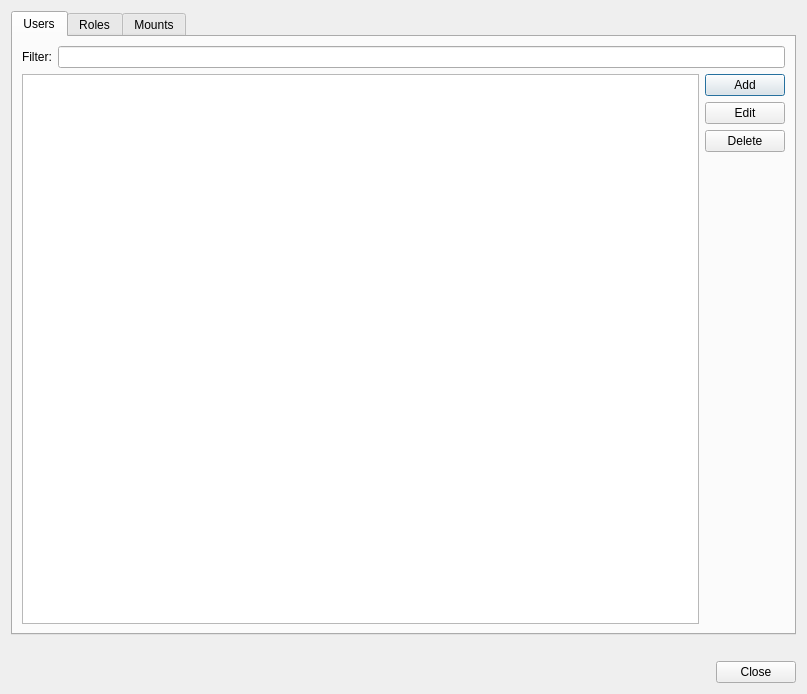
<?xml version="1.0" encoding="UTF-8"?>
<ui version="4.0">
 <class>DlgSettings</class>
 <widget class="QDialog" name="DlgSettings">
  <property name="geometry">
   <rect>
    <x>0</x>
    <y>0</y>
    <width>807</width>
    <height>694</height>
   </rect>
  </property>
  <property name="windowTitle">
   <string>Broker settings</string>
  </property>
  <layout class="QVBoxLayout" name="verticalLayout_7">
   <item>
    <widget class="QTabWidget" name="tabWidget">
     <property name="currentIndex">
      <number>0</number>
     </property>
     <widget class="QWidget" name="tab">
      <attribute name="title">
       <string>Users</string>
      </attribute>
      <layout class="QVBoxLayout" name="verticalLayout_6">
       <item>
        <layout class="QHBoxLayout" name="horizontalLayout_5">
         <item>
          <widget class="QLabel" name="label_3">
           <property name="text">
            <string>Filter:</string>
           </property>
          </widget>
         </item>
         <item>
          <widget class="QLineEdit" name="leUsersFilter"/>
         </item>
        </layout>
       </item>
       <item>
        <layout class="QHBoxLayout" name="horizontalLayout_6">
         <item>
          <widget class="QTableView" name="twUsers">
           <property name="font">
            <font>
             <bold>false</bold>
            </font>
           </property>
           <property name="alternatingRowColors">
            <bool>true</bool>
           </property>
           <property name="selectionMode">
            <enum>QAbstractItemView::SelectionMode::SingleSelection</enum>
           </property>
          </widget>
         </item>
         <item>
          <layout class="QVBoxLayout" name="verticalLayout_5">
           <item>
            <widget class="QPushButton" name="pbAddUser">
             <property name="font">
              <font>
               <bold>false</bold>
              </font>
             </property>
             <property name="text">
              <string>Add</string>
             </property>
            </widget>
           </item>
           <item>
            <widget class="QPushButton" name="pbEditUser">
             <property name="font">
              <font>
               <bold>false</bold>
              </font>
             </property>
             <property name="text">
              <string>Edit</string>
             </property>
            </widget>
           </item>
           <item>
            <widget class="QPushButton" name="pbDeleteUser">
             <property name="font">
              <font>
               <bold>false</bold>
              </font>
             </property>
             <property name="text">
              <string>Delete</string>
             </property>
            </widget>
           </item>
           <item>
            <spacer name="verticalSpacer_3">
             <property name="orientation">
              <enum>Qt::Orientation::Vertical</enum>
             </property>
             <property name="sizeHint" stdset="0">
              <size>
               <width>20</width>
               <height>40</height>
              </size>
             </property>
            </spacer>
           </item>
          </layout>
         </item>
        </layout>
       </item>
      </layout>
     </widget>
     <widget class="QWidget" name="tab_2">
      <attribute name="title">
       <string>Roles</string>
      </attribute>
      <layout class="QVBoxLayout" name="verticalLayout_4">
       <item>
        <layout class="QHBoxLayout" name="horizontalLayout_4">
         <item>
          <widget class="QLabel" name="label_2">
           <property name="text">
            <string>Filter:</string>
           </property>
          </widget>
         </item>
         <item>
          <widget class="QLineEdit" name="leRolesFilter"/>
         </item>
        </layout>
       </item>
       <item>
        <layout class="QHBoxLayout" name="horizontalLayout_3">
         <item>
          <widget class="QTableView" name="twRoles">
           <property name="alternatingRowColors">
            <bool>true</bool>
           </property>
           <property name="selectionMode">
            <enum>QAbstractItemView::SelectionMode::SingleSelection</enum>
           </property>
          </widget>
         </item>
         <item>
          <layout class="QVBoxLayout" name="verticalLayout_3">
           <item>
            <widget class="QPushButton" name="pbAddRole">
             <property name="font">
              <font>
               <bold>false</bold>
              </font>
             </property>
             <property name="text">
              <string>Add</string>
             </property>
            </widget>
           </item>
           <item>
            <widget class="QPushButton" name="pbEditRole">
             <property name="font">
              <font>
               <bold>false</bold>
              </font>
             </property>
             <property name="text">
              <string>Edit</string>
             </property>
            </widget>
           </item>
           <item>
            <widget class="QPushButton" name="pbDeleteRole">
             <property name="text">
              <string>Delete</string>
             </property>
            </widget>
           </item>
           <item>
            <spacer name="verticalSpacer_2">
             <property name="orientation">
              <enum>Qt::Orientation::Vertical</enum>
             </property>
             <property name="sizeHint" stdset="0">
              <size>
               <width>20</width>
               <height>40</height>
              </size>
             </property>
            </spacer>
           </item>
          </layout>
         </item>
        </layout>
       </item>
      </layout>
     </widget>
     <widget class="QWidget" name="tab_3">
      <attribute name="title">
       <string>Mounts</string>
      </attribute>
      <layout class="QVBoxLayout" name="verticalLayout_2">
       <item>
        <layout class="QHBoxLayout" name="horizontalLayout_2">
         <item>
          <widget class="QLabel" name="label">
           <property name="text">
            <string>Filter:</string>
           </property>
          </widget>
         </item>
         <item>
          <widget class="QLineEdit" name="leMountsFilter"/>
         </item>
        </layout>
       </item>
       <item>
        <layout class="QHBoxLayout" name="horizontalLayout">
         <item>
          <widget class="QTableView" name="twMounts">
           <property name="alternatingRowColors">
            <bool>true</bool>
           </property>
           <property name="selectionMode">
            <enum>QAbstractItemView::SelectionMode::SingleSelection</enum>
           </property>
          </widget>
         </item>
         <item>
          <layout class="QVBoxLayout" name="verticalLayout">
           <item>
            <widget class="QPushButton" name="pbAddMount">
             <property name="font">
              <font>
               <bold>false</bold>
              </font>
             </property>
             <property name="text">
              <string>Add</string>
             </property>
            </widget>
           </item>
           <item>
            <widget class="QPushButton" name="pbEditMount">
             <property name="font">
              <font>
               <bold>false</bold>
              </font>
             </property>
             <property name="text">
              <string>Edit</string>
             </property>
            </widget>
           </item>
           <item>
            <widget class="QPushButton" name="pbDeleteMount">
             <property name="font">
              <font>
               <bold>false</bold>
              </font>
             </property>
             <property name="text">
              <string>Delete</string>
             </property>
            </widget>
           </item>
           <item>
            <spacer name="verticalSpacer">
             <property name="orientation">
              <enum>Qt::Orientation::Vertical</enum>
             </property>
             <property name="sizeHint" stdset="0">
              <size>
               <width>20</width>
               <height>40</height>
              </size>
             </property>
            </spacer>
           </item>
          </layout>
         </item>
        </layout>
       </item>
      </layout>
     </widget>
    </widget>
   </item>
   <item>
    <widget class="QLabel" name="lblStatus">
     <property name="text">
      <string/>
     </property>
    </widget>
   </item>
   <item>
    <widget class="QDialogButtonBox" name="buttonBox">
     <property name="orientation">
      <enum>Qt::Orientation::Horizontal</enum>
     </property>
     <property name="standardButtons">
      <set>QDialogButtonBox::StandardButton::Close</set>
     </property>
    </widget>
   </item>
  </layout>
 </widget>
 <resources/>
 <connections>
  <connection>
   <sender>buttonBox</sender>
   <signal>accepted()</signal>
   <receiver>DlgSettings</receiver>
   <slot>accept()</slot>
   <hints>
    <hint type="sourcelabel">
     <x>248</x>
     <y>254</y>
    </hint>
    <hint type="destinationlabel">
     <x>157</x>
     <y>274</y>
    </hint>
   </hints>
  </connection>
  <connection>
   <sender>buttonBox</sender>
   <signal>rejected()</signal>
   <receiver>DlgSettings</receiver>
   <slot>reject()</slot>
   <hints>
    <hint type="sourcelabel">
     <x>316</x>
     <y>260</y>
    </hint>
    <hint type="destinationlabel">
     <x>286</x>
     <y>274</y>
    </hint>
   </hints>
  </connection>
 </connections>
</ui>
